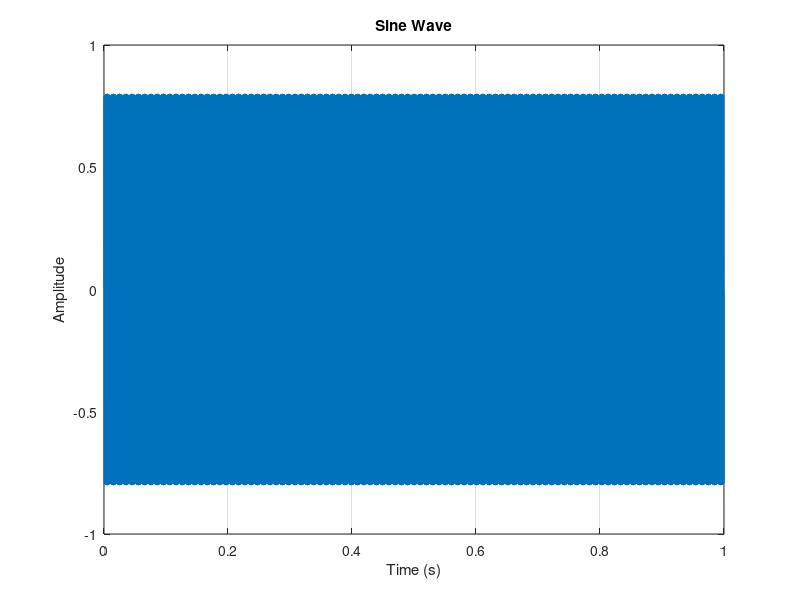

This figure's MATLAB source:
% Sine Wave Generator
% Parameters
fs = 44100;        % Sampling frequency (Hz)
duration = 1;      % Duration (seconds)
frequency = 2000;   % Sine wave frequency (Hz)
amplitude = 0.8;   % Amplitude (0 to 1)

% Generate time vector
t = linspace(0, duration, fs * duration);

% Generate sine wave
sineWave = amplitude * sin(2 * pi * frequency * t);

% Save as WAV file
audiowrite('sine_wave_2k.wav', sineWave, fs);

% Plot the waveform
plot(t, sineWave);
xlabel('Time (s)');
ylabel('Amplitude');
title('Sine Wave');
grid on;
